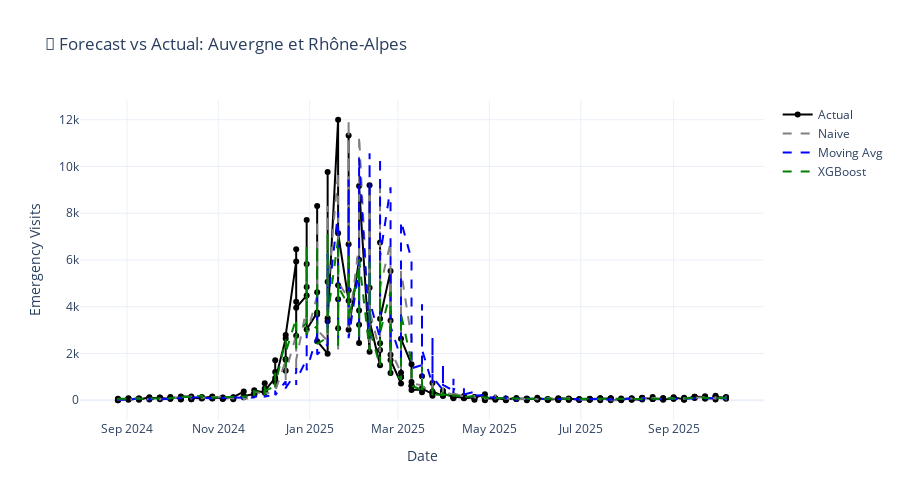

Source (notebook cell):
### Code cell
if df is not None and target_col:
    # Pick one region for detailed visualization
    sample_region = test['region'].value_counts().index[0]
    test_sample = test[test['region'] == sample_region].sort_values('date')

    fig = go.Figure()

    # Actual values
    fig.add_trace(go.Scatter(
        x=test_sample['date'],
        y=test_sample[target_col],
        mode='lines+markers',
        name='Actual',
        line=dict(color='black', width=2)
    ))

    # Predictions from different models
    colors = {'pred_naive': 'gray', 'pred_ma': 'blue', 'pred_xgb': 'green'}
    names = {'pred_naive': 'Naive', 'pred_ma': 'Moving Avg', 'pred_xgb': 'XGBoost'}

    for pred_col, color in colors.items():
        if pred_col in test_sample.columns:
            fig.add_trace(go.Scatter(
                x=test_sample['date'],
                y=test_sample[pred_col],
                mode='lines',
                name=names[pred_col],
                line=dict(color=color, width=2, dash='dash')
            ))

    fig.update_layout(
        title=f'🔮 Forecast vs Actual: {sample_region}',
        xaxis_title='Date',
        yaxis_title='Emergency Visits',
        height=500,
        template='plotly_white',
        hovermode='x unified'
    )

    viz_path = BASE_PATH / 'visualizations'
    viz_path.mkdir(exist_ok=True)
    fig.write_html(viz_path / 'forecast_comparison.html')
    fig.show()
    print(f"\n✅ Saved: forecast_comparison.html")

### Figure 1 — Plotly figure (JSON) as saved in the notebook; plotly's stock layout.template omitted (floating-point values rounded to 4 significant figures; data arrays with more than 128 entries replaced by an {"elided": "..."} marker saying what was removed)
{"data": [{"line": {"color": "black", "width": 2}, "mode": "lines+markers", "name": "Actual", "type": "scatter", "x": {"elided": "295 str values"}, "y": {"elided": "295 float values"}}, {"line": {"color": "gray", "dash": "dash", "width": 2}, "mode": "lines", "name": "Naive", "type": "scatter", "x": {"elided": "295 str values"}, "y": {"elided": "295 float values"}}, {"line": {"color": "blue", "dash": "dash", "width": 2}, "mode": "lines", "name": "Moving Avg", "type": "scatter", "x": {"elided": "295 str values"}, "y": {"elided": "295 float values"}}, {"line": {"color": "green", "dash": "dash", "width": 2}, "mode": "lines", "name": "XGBoost", "type": "scatter", "x": {"elided": "295 str values"}, "y": {"elided": "295 float values"}}], "layout": {"height": 500, "hovermode": "x unified", "title": {"text": "🔮 Forecast vs Actual: Auvergne et Rhône-Alpes"}, "xaxis": {"title": {"text": "Date"}}, "yaxis": {"title": {"text": "Emergency Visits"}}}}
